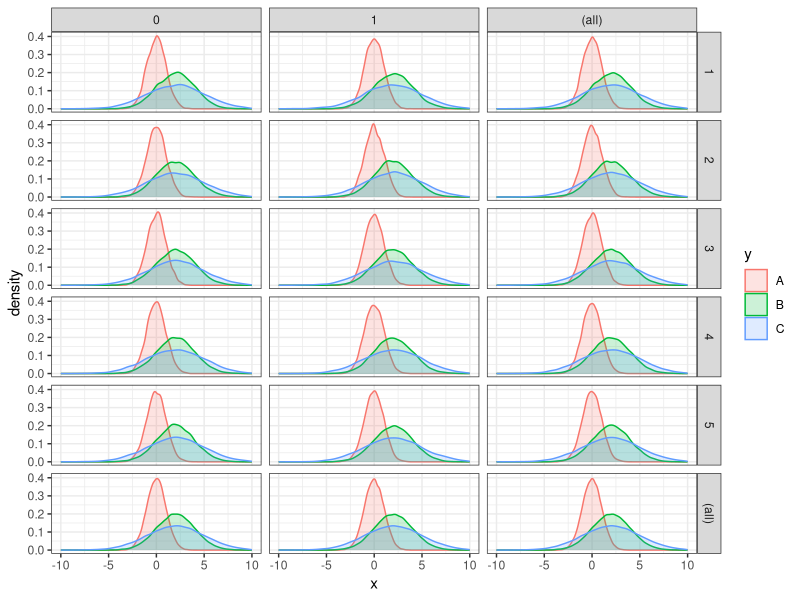
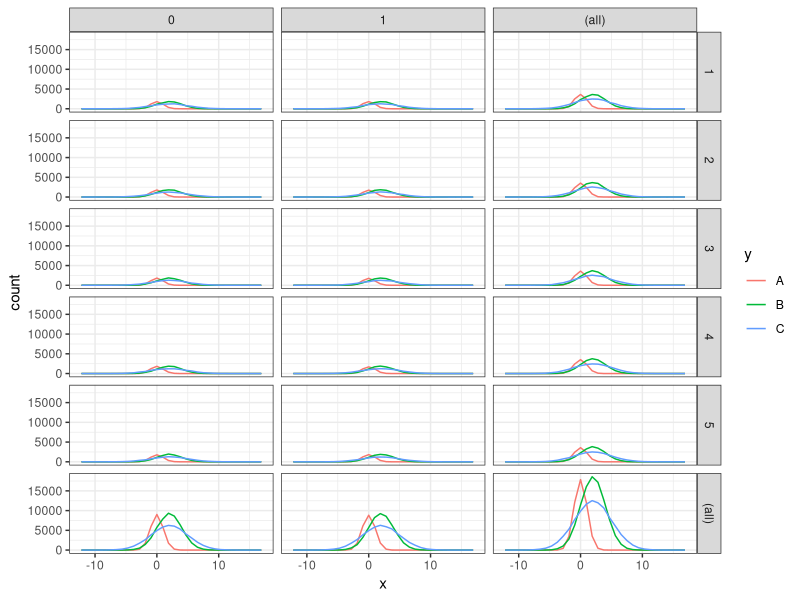
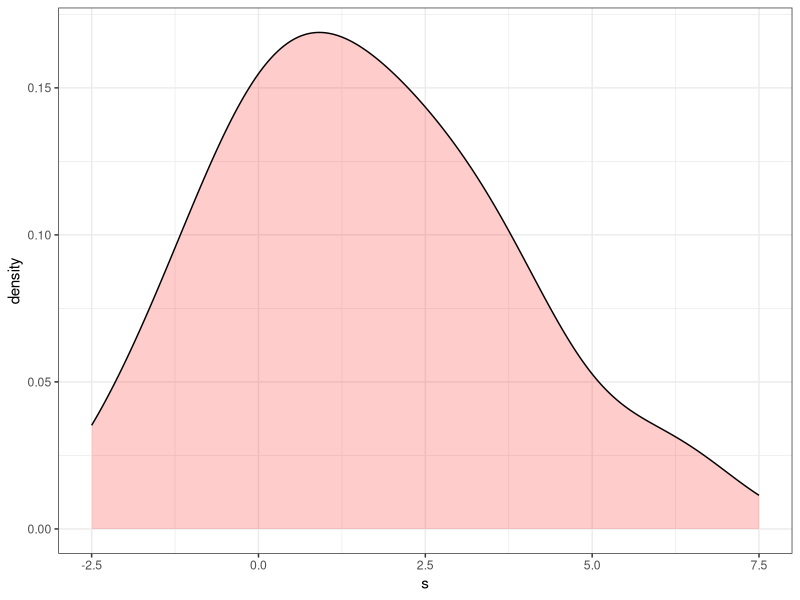
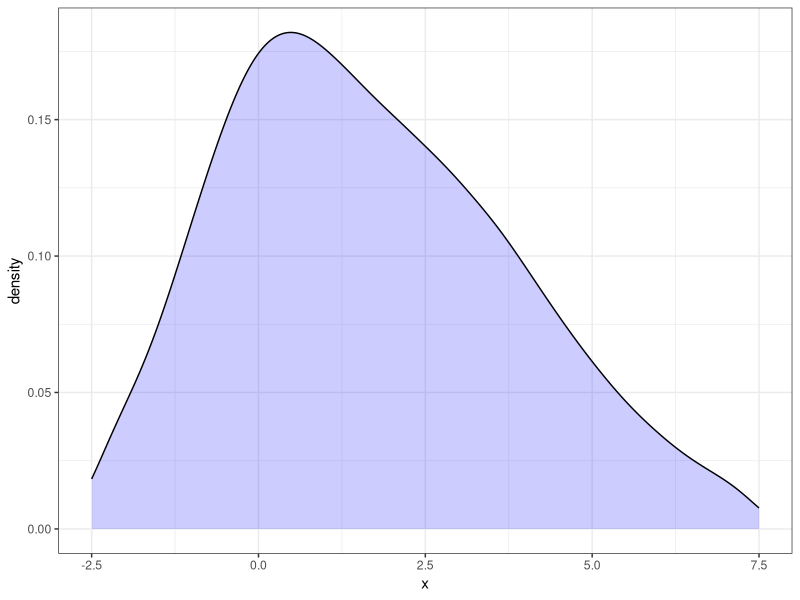
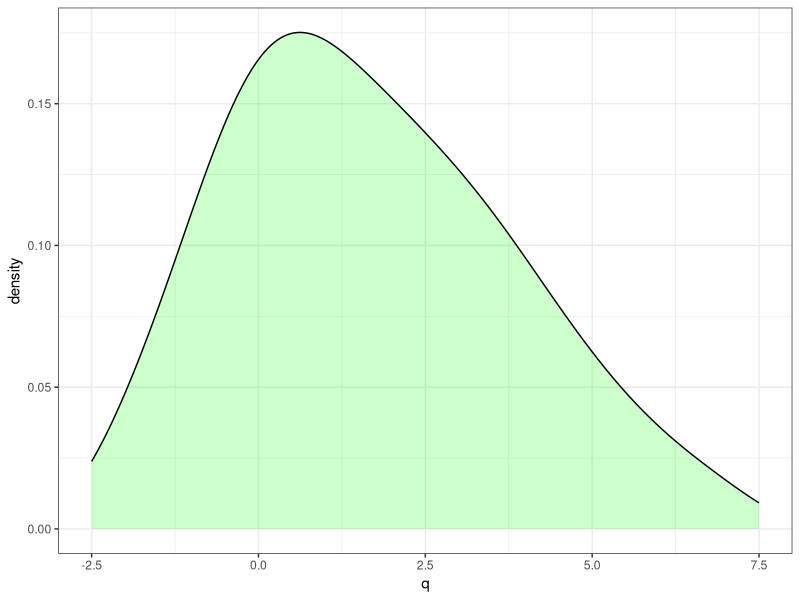

Generate these figures, in order, with R: (Note: this script raises an error after producing the figures.)
## ---- chunk 1
library(dplyr)
library(ggplot2)
library(knitr)
## ---- chunk 2
simulator <- function(n) {
  t <- tibble(
    x = c(rnorm(n = n/2, 0, 1), rnorm(n = n, 2, 2), rnorm(n = n, 2, 3)),
    y = as.factor(c(rep("A", n/2), rep("B", n), rep("C", n))),
    z = as.factor(rbinom(n * 2.5, size = 1, prob = 0.5)),
    w = as.factor(sample(1:5, replace = TRUE, prob = rep(0.2, 5), size = n * 2.5))
  )
  return(t)
}

t <- simulator(1e5)
glimpse(t)
summary(t)
## ---- chunk 3
p <- 
  t %>% 
    ggplot(aes(x = x, colour = y, fill = y)) +
      geom_density(alpha = 0.2, adjust = 1) +
      xlim(c(-10, 10)) +
      theme_bw() +
      facet_grid(w ~ z,
                 margins = TRUE,
                 as.table = TRUE)
p
## ---- chunk 4
t %>% 
  ggplot(aes(x, colour = y, fill = y)) +
    geom_freqpoly() +
    theme_bw() +
    facet_grid(w ~ z,
               margins = TRUE)
## ---- chunk 5
nt <- 
  t %>% 
    mutate(parts = case_when(
      x < quantile(x, probs = 0.1) ~ 1,
      x < quantile(x, probs = 0.2) ~ 2,
      x < quantile(x, probs = 0.3) ~ 3,
      x < quantile(x, probs = 0.4) ~ 4,
      x < quantile(x, probs = 0.5) ~ 5,
      x < quantile(x, probs = 0.6) ~ 6,
      x < quantile(x, probs = 0.7) ~ 7,
      x < quantile(x, probs = 0.8) ~ 8,
      x < quantile(x, probs = 0.9) ~ 9,
      x <= quantile(x, probs = 1) ~ 10))

agg <- 
  nt %>% 
    group_by(parts, y) %>% 
    summarise(s = mean(x))
## ---- chunk 6
agg %>% 
  ggplot(aes(x = s)) +
    geom_density(alpha = 0.2,
                 adjust = 1,
                 fill = "red") +
    xlim(c(-2.5, 7.5)) +
    theme_bw()
## ---- chunk 7
t %>% 
  ggplot(aes(x = x)) +
    geom_density(alpha = 0.2,
                 adjust = 2,
                 fill = "blue") +
    xlim(c(-2.5, 7.5)) +
    theme_bw()
## ---- chunk 8
qx <- tibble(q = quantile(t$x, probs = seq(0, 1, by = 0.0001)))
qx %>% 
  ggplot(aes(x = q)) +
    geom_density(alpha = 0.2,
                 adjust = 2,
                 fill = "green") +
    xlim(c(-2.5, 7.5)) +
    theme_bw()
## ---- chunk 9
library(tidyr)
library(broom)
library(purrr)

qx <- 
  t %>%
    nest(-y) %>%
    mutate(Quantiles = map(data, ~ quantile(.$x, probs = seq(0, 1, by = 0.0001)))) %>% 
    unnest(map(Quantiles, tidy))

qx %>% 
  ggplot(aes(x = x, colour = y, fill = y)) +
    geom_density(alpha = 0.2,
                 adjust = 2) +
    xlim(c(-2.5, 7.5)) +
    theme_bw()
## ---- chunk 10
t %>% 
  ggplot(aes(x = x, colour = y, fill = y)) +
    geom_density(alpha = 0.2,
                 adjust = 2) +
    xlim(c(-2.5, 7.5)) +
    theme_bw()
## ---- chunk 11
qx <- 
  t %>%
    nest(-y,
         -w,
         -z) %>%
    mutate(Quantiles = map(data, ~ quantile(.$x, probs = seq(0, 1, by = 0.0001)))) %>% 
    unnest(map(Quantiles, tidy))

qx %>% 
  ggplot(aes(x = x, colour = y, fill = y)) +
    geom_density(alpha = 0.2, adjust = 1) +
    xlim(c(-10, 10)) +
    theme_bw() +
    facet_grid(w ~ z,
               margins = TRUE)
## ---- chunk 12
p
